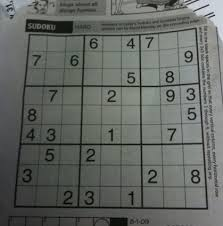
#> input picture sudoku.jpeg, 223 x 226 px
$ python tutorial11-adaptive_thresholding.py
#> lines starting #> are read from the running program, lines starting #| are printed output that depends on the picture; after the words box and inside, x2 and y2 are one past the last pixel; in counts of white or black regions, pixels touching at a corner belong together
import cv2
import numpy as np

img=cv2.imread("sudoku.jpeg",0)
#> img: shape (226, 223); min 0, max 221, mean 101.8
_,th1=cv2.threshold(img,127,255,cv2.THRESH_BINARY)
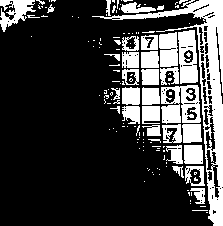
#> th1: shape (226, 223); 24.6% white; 141 white regions (107 under 20 px), largest, box (x1, y1, x2, y2) and area: (92, 0, 223, 226) 4064, (161, 85, 201, 124) 1062, (178, 30, 198, 84) 799
th2 = cv2.adaptiveThreshold(img, 255,
                            cv2.ADAPTIVE_THRESH_MEAN_C,
                            cv2.THRESH_BINARY, 11, 2)
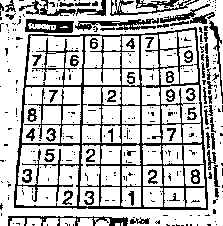
#> th2: shape (226, 223); 74.6% white; black in thin lines or dots
cv2.imshow("img",img)
cv2.imshow("th1",th1)
cv2.imshow("th2",th2)
cv2.waitKey(0)
cv2.destroyAllWindows()

$ run again, with water.jpeg copied over sudoku.jpeg
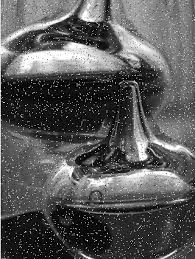
#> input picture water.jpeg, 195 x 259 px
#> img is the input picture: shape (259, 195); min 0, max 255, mean 88.8
#> `_,th1=cv2.threshold(img,127,255,cv2.THRESH_BINARY)`:
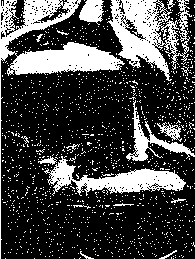
#> th1: shape (259, 195); 27% white; 1322 white regions (1304 under 20 px), largest, box (x1, y1, x2, y2) and area: (0, 0, 125, 259) 4342, (107, 0, 192, 81) 3235, (44, 156, 186, 196) 2206
#> `th2 = cv2.adaptiveThreshold(img, 255, cv2.ADAPTIVE_THRESH_MEAN_C, cv2...`:
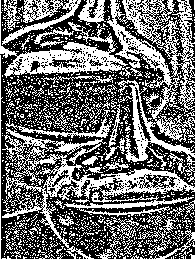
#> th2: shape (259, 195); 42.9% white in thin lines or dots
